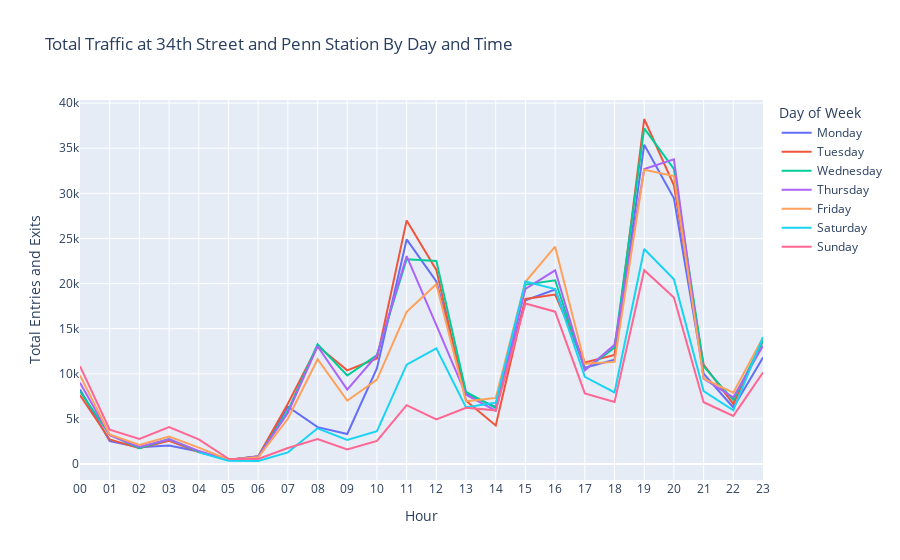

The notebook cell saved with this chart:
### Code cell
fig.show()

### Figure 1 — Plotly figure (JSON) as saved in the notebook; plotly's stock layout.template omitted (floating-point values rounded to 4 significant figures)
{"data": [{"hovertemplate": "Day of Week=Monday<br>Hour=%{x}<br>Total Entries and Exits=%{y}<extra></extra>", "legendgroup": "Monday", "line": {"color": "#636efa", "dash": "solid"}, "marker": {"symbol": "circle"}, "mode": "lines", "name": "Monday", "orientation": "v", "showlegend": true, "type": "scatter", "x": ["00", "01", "02", "03", "04", "05", "06", "07", "08", "09", "10", "11", "12", "13", "14", "15", "16", "17", "18", "19", "20", "21", "22", "23"], "xaxis": "x", "y": [8262.0, 2558.0, 1869.0, 2063.0, 1385.0, 454.6, 831.3, 6349.0, 4098.0, 3336.0, 10630.0, 24900.0, 20240.0, 7777.0, 6333.0, 18150.0, 19350.0, 10670.0, 11560.0, 35390.0, 29460.0, 10010.0, 6277, 11804], "yaxis": "y"}, {"hovertemplate": "Day of Week=Tuesday<br>Hour=%{x}<br>Total Entries and Exits=%{y}<extra></extra>", "legendgroup": "Tuesday", "line": {"color": "#EF553B", "dash": "solid"}, "marker": {"symbol": "circle"}, "mode": "lines", "name": "Tuesday", "orientation": "v", "showlegend": true, "type": "scatter", "x": ["00", "01", "02", "03", "04", "05", "06", "07", "08", "09", "10", "11", "12", "13", "14", "15", "16", "17", "18", "19", "20", "21", "22", "23"], "xaxis": "x", "y": [7645.0, 2730.0, 1761.0, 2572.0, 1328.0, 474, 867, 6682.0, 13090.0, 10390.0, 11700.0, 27004, 21520.0, 7021.0, 4274.0, 18293, 18790.0, 11260.0, 12100.0, 38240.0, 30900.0, 11027, 6662.0, 13650.0], "yaxis": "y"}, {"hovertemplate": "Day of Week=Wednesday<br>Hour=%{x}<br>Total Entries and Exits=%{y}<extra></extra>", "legendgroup": "Wednesday", "line": {"color": "#00cc96", "dash": "solid"}, "marker": {"symbol": "circle"}, "mode": "lines", "name": "Wednesday", "orientation": "v", "showlegend": true, "type": "scatter", "x": ["00", "01", "02", "03", "04", "05", "06", "07", "08", "09", "10", "11", "12", "13", "14", "15", "16", "17", "18", "19", "20", "21", "22", "23"], "xaxis": "x", "y": [8076.0, 3250.0, 1765, 2781.0, 1354, 460.3, 843.7, 5882.0, 13270.0, 9810.0, 12080.0, 22700.0, 22520.0, 7992.0, 6227.0, 19900.0, 20370.0, 10450.0, 12900.0, 37208, 32719, 10820.0, 7094.0, 13700.0], "yaxis": "y"}, {"hovertemplate": "Day of Week=Thursday<br>Hour=%{x}<br>Total Entries and Exits=%{y}<extra></extra>", "legendgroup": "Thursday", "line": {"color": "#ab63fa", "dash": "solid"}, "marker": {"symbol": "circle"}, "mode": "lines", "name": "Thursday", "orientation": "v", "showlegend": true, "type": "scatter", "x": ["00", "01", "02", "03", "04", "05", "06", "07", "08", "09", "10", "11", "12", "13", "14", "15", "16", "17", "18", "19", "20", "21", "22", "23"], "xaxis": "x", "y": [9012.0, 3189.0, 1911, 2745, 1465, 456.1, 829.5, 5662.0, 13050.0, 8258.0, 12070.0, 23050.0, 15390.0, 7668.0, 5921, 19420.0, 21471, 10410.0, 13210.0, 32690.0, 33780.0, 9455.0, 7405.0, 13120.0], "yaxis": "y"}, {"hovertemplate": "Day of Week=Friday<br>Hour=%{x}<br>Total Entries and Exits=%{y}<extra></extra>", "legendgroup": "Friday", "line": {"color": "#FFA15A", "dash": "solid"}, "marker": {"symbol": "circle"}, "mode": "lines", "name": "Friday", "orientation": "v", "showlegend": true, "type": "scatter", "x": ["00", "01", "02", "03", "04", "05", "06", "07", "08", "09", "10", "11", "12", "13", "14", "15", "16", "17", "18", "19", "20", "21", "22", "23"], "xaxis": "x", "y": [9834.0, 3296, 2130.0, 3061.0, 1831.0, 479, 743.3, 5021, 11610.0, 7023.0, 9368.0, 16880.0, 19930.0, 6952.0, 7336, 20200.0, 24090.0, 11120.0, 11320.0, 32610.0, 31910.0, 9474.0, 7906.0, 14030.0], "yaxis": "y"}, {"hovertemplate": "Day of Week=Saturday<br>Hour=%{x}<br>Total Entries and Exits=%{y}<extra></extra>", "legendgroup": "Saturday", "line": {"color": "#19d3f3", "dash": "solid"}, "marker": {"symbol": "circle"}, "mode": "lines", "name": "Saturday", "orientation": "v", "showlegend": true, "type": "scatter", "x": ["00", "01", "02", "03", "04", "05", "06", "07", "08", "09", "10", "11", "12", "13", "14", "15", "16", "17", "18", "19", "20", "21", "22", "23"], "xaxis": "x", "y": [null, null, null, null, 1298.0, 361.2, 341.4, 1296.0, 3964.0, 2674.0, 3636.0, 11010.0, 12830.0, 6287.0, 6806.0, 20230.0, 19380.0, 9658.0, 7936, 23840.0, 20480.0, 8085.0, 5960.0, 14070.0], "yaxis": "y"}, {"hovertemplate": "Day of Week=Sunday<br>Hour=%{x}<br>Total Entries and Exits=%{y}<extra></extra>", "legendgroup": "Sunday", "line": {"color": "#FF6692", "dash": "solid"}, "marker": {"symbol": "circle"}, "mode": "lines", "name": "Sunday", "orientation": "v", "showlegend": true, "type": "scatter", "x": ["00", "01", "02", "03", "04", "05", "06", "07", "08", "09", "10", "11", "12", "13", "14", "15", "16", "17", "18", "19", "20", "21", "22", "23"], "xaxis": "x", "y": [10840.0, 3806.0, 2796.0, 4099.0, 2747, 591.4, 559.5, 1776.0, 2766.0, 1609.0, 2565.0, 6534.0, 4951.0, 6244.0, 5958.0, 17790.0, 16890.0, 7829.0, 6872.0, 21480.0, 18460.0, 6849.0, 5338.0, 10150.0], "yaxis": "y"}], "layout": {"legend": {"title": {"text": "Day of Week"}, "tracegroupgap": 0}, "title": {"text": "Total Traffic at 34th Street and Penn Station By Day and Time"}, "xaxis": {"anchor": "y", "domain": [0, 1], "title": {"text": "Hour"}}, "yaxis": {"anchor": "x", "domain": [0, 1], "title": {"text": "Total Entries and Exits"}}}}
